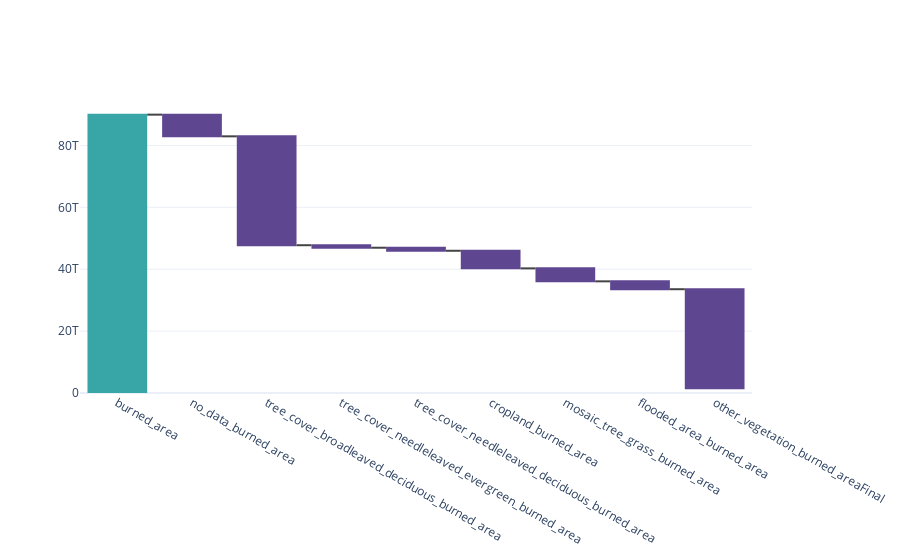

Notebook code for this chart:
### Code cell
import plotly.graph_objects as go

fig1  = go.Figure()
hrz = ["burned_area", "no_data_burned_area","tree_cover_broadleaved_deciduous_burned_area",
       "tree_cover_needleleaved_evergreen_burned_area","tree_cover_needleleaved_deciduous_burned_area", "cropland_burned_area", "mosaic_tree_grass_burned_area", "flooded_area_burned_area", "other_vegetation_burned_area"
       "Final"]
vrt = [ df_veg["burned_area"][0], 
       -df_veg["no_data_burned_area"][0],
       -df_veg["tree_cover_broadleaved_deciduous_burned_area"][0],
       -df_veg["tree_cover_needleleaved_evergreen_burned_area"][0],
       -df_veg["tree_cover_needleleaved_deciduous_burned_area"][0],
       -df_veg["cropland_burned_area"][0],
       -df_veg["mosaic_tree_grass_burned_area"][0],
       -df_veg["flooded_area_burned_area"][0],
       -df_veg["other_vegetation_burned_area"][0],
       None]
fig1.add_trace(go.Waterfall(                 
                  x = hrz, y = vrt,
                  base = 0,
                  measure = [ "absolute","relative",    
                              "relative","relative",
                              "relative","relative" ], 
              decreasing = {"marker":{"color":'rgb(95,70,144)'}},
              totals = {"marker":{"color":'rgb(56,165,166)'}},                    
                ),)                                 
fig1.show()

### Figure 1 — Plotly figure (JSON) as saved in the notebook; plotly's stock layout.template omitted (floating-point values rounded to 4 significant figures)
{"data": [{"base": 0, "decreasing": {"marker": {"color": "rgb(95,70,144)"}}, "measure": ["absolute", "relative", "relative", "relative", "relative", "relative"], "totals": {"marker": {"color": "rgb(56,165,166)"}}, "type": "waterfall", "x": ["burned_area", "no_data_burned_area", "tree_cover_broadleaved_deciduous_burned_area", "tree_cover_needleleaved_evergreen_burned_area", "tree_cover_needleleaved_deciduous_burned_area", "cropland_burned_area", "mosaic_tree_grass_burned_area", "flooded_area_burned_area", "other_vegetation_burned_areaFinal"], "y": [89940704892432, -7004942864842, -35183926581228, -807798707721, -988045537799, -5687008018231, -4188674581006, -2544568553482, -31979288438507, null]}], "layout": {}}
